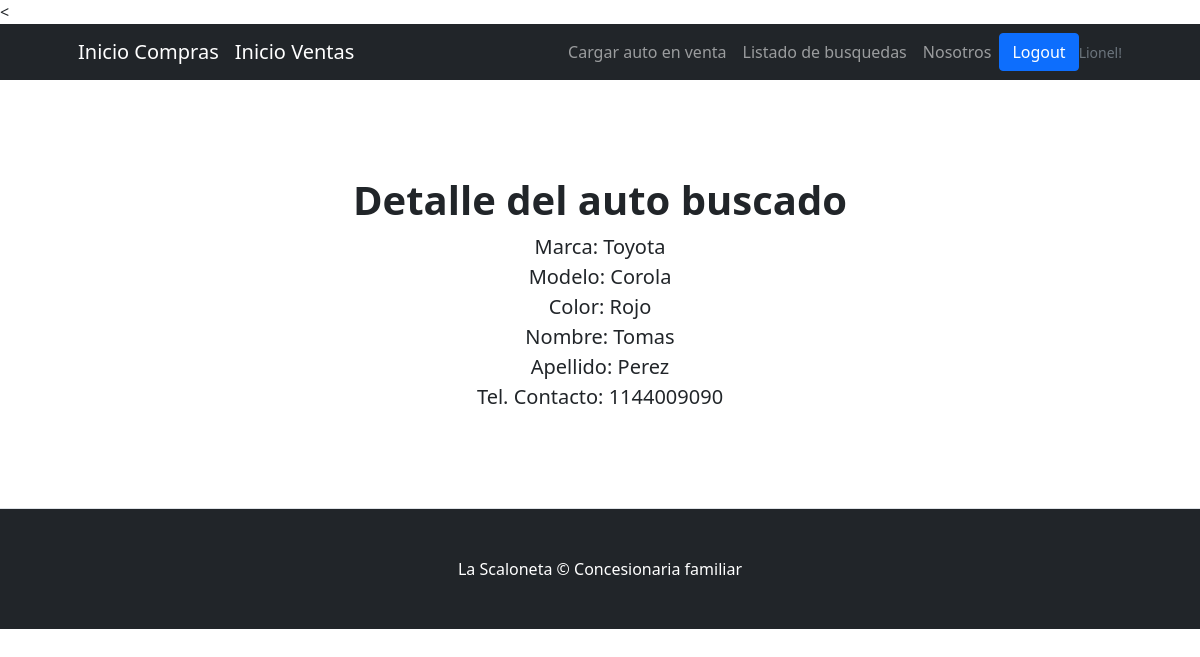
The page /venta/Auto_Buscado/detalle/1/ (signed in) on the database its author committed.
### compra/models.py (models this page shows, shortened)
class Auto_Buscado(models.Model):
    nombre_comprador = models.CharField(max_length=20)
    apellido = models.CharField(max_length=20)
    dni = models.CharField(max_length=20)
    celular = models.IntegerField()
    email = models.EmailField(max_length=50)
    marca = models.CharField(max_length=20)
    modelo = models.CharField(max_length=50)
    color = models.CharField(max_length=20)

### venta/views.py (the view)
# urls.py: path("Auto_Buscado/detalle/<pk>/", Auto_BuscadoDetail.as_view(), name= "compra-Auto_Buscado-detail"),
class Auto_BuscadoDetail(LoginRequiredMixin, DetailView):
    model = Auto_Buscado
    template_name = "venta/detail_Auto_Buscado.html"

### venta/templates/venta/detail_Auto_Buscado.html
{% extends 'venta/padre.html' %}
{% block contenido %}
<section class="py-5 border-bottom">
            <div class="container px-5 my-5 px-5">
                <div class="text-center mb-5">
                    <h1 class="fw-bolder">Detalle del auto buscado</h1>
                    <p class="lead mb-0">Marca: {{auto_buscado.marca}}</p>
                    <p class="lead mb-0">Modelo: {{auto_buscado.modelo}}</p>
                    <p class="lead mb-0">Color: {{auto_buscado.color}}</p>
                    <p class="lead mb-0">Nombre: {{auto_buscado.nombre_comprador}}</p>
                    <p class="lead mb-0">Apellido: {{auto_buscado.apellido}}</p>
                    <p class="lead mb-0">Tel. Contacto: {{auto_buscado.celular}}</p>
                </div>
            </div>
</section>
{% endblock %}

### venta/templates/venta/padre.html (shortened to what this page needs)
<!DOCTYPE html>
<html lang="en">
    <head>
        {% load static %}
        <link href="https://cdn.jsdelivr.net/npm/bootstrap-icons@1.4.1/font/bootstrap-icons.css" rel="stylesheet" />
        <link href="{% static 'compra/css/styles.css' %}" rel="stylesheet" />
    </head>
    <body>
        <nav class="navbar navbar-expand-lg navbar-dark bg-dark">
            <div class="container px-5">
                <a class="navbar-brand" href="{% url 'compra-inicio' %}">Inicio Compras</a>
                <a class="navbar-brand" href="{% url 'venta-inicio' %}">Inicio Ventas</a>
                <div class="collapse navbar-collapse" id="navbarSupportedContent">
                    <ul class="navbar-nav ms-auto mb-2 mb-lg-0">
                        <li class="nav-item"><a class="nav-link" href="{% url 'venta-automovil' %}">Cargar auto en venta</a></li>
                        <li class="nav-item"><a class="nav-link" href="{% url 'venta-Auto_Buscado' %}">Listado de busquedas</a></li>
                        <li class="nav-item"><a class="nav-link" href="{% url 'compra-nosotros' %}">Nosotros</a></li>
                    </ul>
                    {% if request.user.is_authenticated %}
                    <a class="btn btn-primary" href="{% url 'auth-logout' %}">Logout</a>
                    <p class="small text-muted mb-4 mb-lg-0">     {{request.user.username}}!</p>
                {% else %}
                    <a class="btn btn-primary" href="{% url 'auth-login' %}">Login</a>
                {% endif %}
                </div>
            </div>
        </nav>
            {% block contenido %}
            {% endblock %}
        <footer class="py-5 bg-dark">
            <div class="container px-5"><p class="m-0 text-center text-white">La Scaloneta &copy; Concesionaria familiar</p></div>
        </footer>
    </body>
</html>

### rows shown on the page
Auto_Buscado: marca "Toyota", modelo "Corola", color "Rojo", nombre_comprador "Tomas", apellido "Perez", celular "1144009090"

### other values the page prints
{{ request.user.username }} "Lionel"
